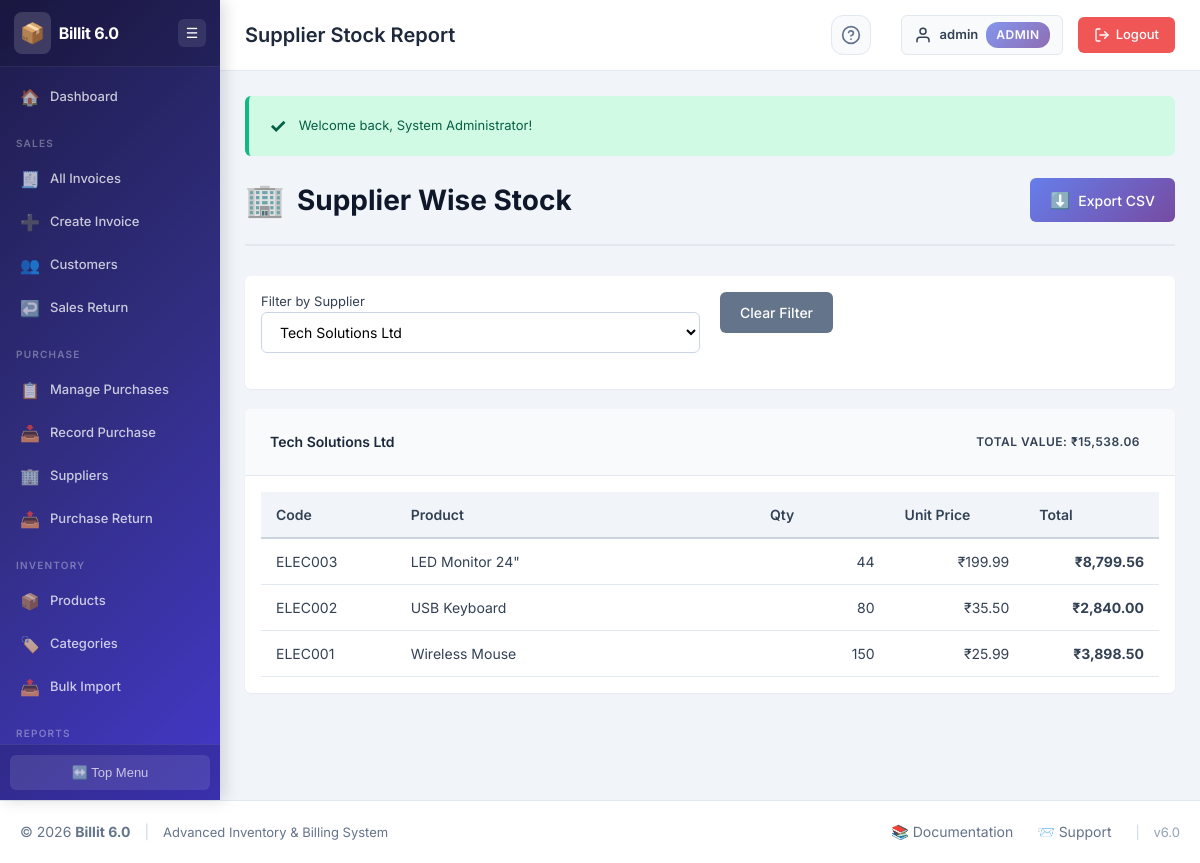
Page /reports/supplier_stock.php?supplier_id=1 (signed in) on the earlier database version.
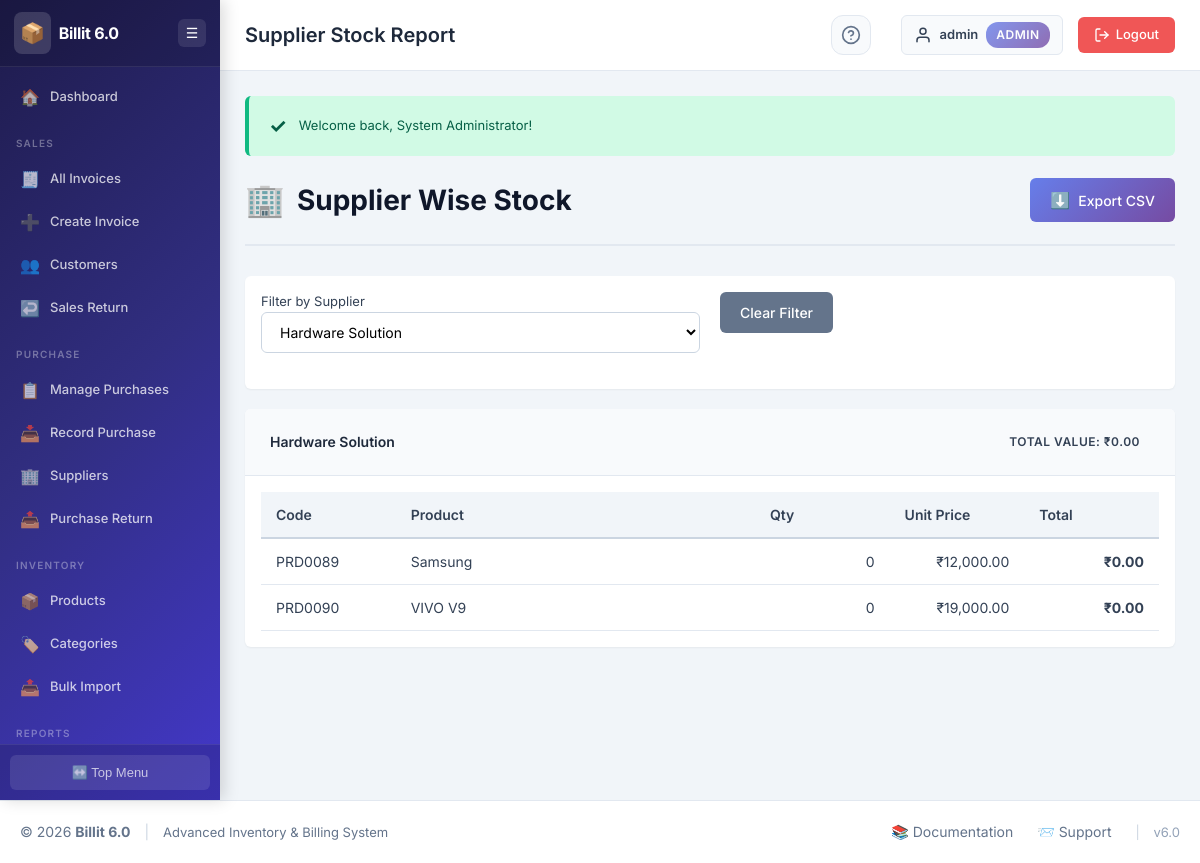
Same page on the later database version.
### tables this page shows
CREATE TABLE `products` (
  `product_id` int(11) NOT NULL,
  `product_code` varchar(50) NOT NULL,
  `product_name` varchar(200) NOT NULL,
  `hsn_code` varchar(20) DEFAULT NULL,
  `description` text DEFAULT NULL,
  `category_id` int(11) NOT NULL,
  `supplier_id` int(11) DEFAULT NULL,
  `unit_price` decimal(10,2) NOT NULL DEFAULT 0.00,
  `gst_rate` decimal(5,2) NOT NULL DEFAULT 18.00,
  `quantity_in_stock` int(11) NOT NULL DEFAULT 0,
  `reorder_level` int(11) NOT NULL DEFAULT 10,
  `unit_of_measure` varchar(20) DEFAULT 'pcs',
  `tracking_type` enum('none','batch','serial') NOT NULL DEFAULT 'none',
  `status` enum('active','inactive','discontinued') NOT NULL DEFAULT 'active',
  `created_at` timestamp NOT NULL DEFAULT current_timestamp(),
  `updated_at` timestamp NOT NULL DEFAULT current_timestamp() ON UPDATE current_timestamp()
);

### reports/supplier_stock.php (the view, shortened to what this page needs)
<?php
require_once '../config/config.php';
require_once '../includes/functions.php';
require_once '../includes/header.php';
$suppliers = db_fetch_all($connection, "SELECT supplier_id, supplier_name FROM suppliers ORDER BY supplier_name");
$supplier_id = isset($_GET['supplier_id']) ? $_GET['supplier_id'] : '';
$query = "SELECT p.*, s.supplier_name
          FROM products p
          LEFT JOIN suppliers s ON p.supplier_id = s.supplier_id
          WHERE p.status != 'discontinued'";
if (!empty($supplier_id)) {
    $query .= " AND p.supplier_id = '$supplier_id'";
}
$query .= " ORDER BY s.supplier_name, p.product_name";
$products = db_fetch_all($connection, $query);
$grouped = [];
foreach ($products as $p) {
    $sup = $p['supplier_name'] ?: 'Unassigned';
    $grouped[$sup][] = $p;
}
?>
<div class="page-header">
    <div>
        <h2 class="page-title">
            <span class="page-icon">🏢</span>
            Supplier Wise Stock
        </h2>
    </div>
    <div class="page-actions">
        <a href="?export=csv&supplier_id=<?php echo $supplier_id; ?>" class="btn btn-primary">
            <span class="btn-icon">⬇️</span> Export CSV
        </a>
    </div>
</div>
<div class="card mb-20">
    <div class="card-body">
        <form method="GET" class="form-row align-items-end">
            <div class="form-group col-md-6">
                <label>Filter by Supplier</label>
                <select name="supplier_id" class="form-control" onchange="this.form.submit()">
                    <?php foreach ($suppliers as $s): ?>
                        <option value="<?php echo $s['supplier_id']; ?>" <?php echo $supplier_id == $s['supplier_id'] ? 'selected' : ''; ?>>
                            <?php echo escape_html($s['supplier_name']); ?>
                        </option>
                    <?php endforeach; ?>
                </select>
            </div>
            <div class="form-group col-md-6">
                 <?php if(!empty($supplier_id)): ?>
                    <a href="supplier_stock.php" class="btn btn-secondary">Clear Filter</a>
                 <?php endif; ?>
            </div>
        </form>
    </div>
</div>
<?php foreach ($grouped as $supplier => $items):
    $total_val = 0;
    foreach ($items as $i) $total_val += ($i['quantity_in_stock'] * $i['unit_price']);
?>
<div class="card mb-20 pt-0">
    <div class="card-header" style="background: var(--gray-50);">
        <div style="display: flex; justify-content: space-between; align-items: center; width: 100%;">
            <h3 class="card-title"><?php echo escape_html($supplier); ?></h3>
            <span class="badge badge-gray">Total Value: ₹<?php echo number_format($total_val, 2); ?></span>
        </div>
    </div>
    <div class="card-body p-0">
        <div class="table-responsive">
            <table class="data-table mb-0">
                <thead>
                    <tr>
                        <th width="15%">Code</th>
                        <th width="40%">Product</th>
                        <th width="15%" class="text-right">Qty</th>
                        <th width="15%" class="text-right">Unit Price</th>
                        <th width="15%" class="text-right">Total</th>
                    </tr>
                </thead>
                <tbody>
                    <?php foreach ($items as $p): ?>
                    <tr>
                        <td><?php echo escape_html($p['product_code']); ?></td>
                        <td><?php echo escape_html($p['product_name']); ?></td>
                        <td class="text-right"><?php echo $p['quantity_in_stock']; ?></td>
                        <td class="text-right">₹<?php echo number_format($p['unit_price'], 2); ?></td>
                        <td class="text-right"><strong>₹<?php echo number_format($p['quantity_in_stock'] * $p['unit_price'], 2); ?></strong></td>
                    </tr>
                    <?php endforeach; ?>
                </tbody>
            </table>
        </div>
    </div>
</div>
<?php endforeach; ?>
<?php require_once '../includes/footer.php'; ?>

Differences in the rows shown:
removed products: product_code "ELEC003", product_name "LED Monitor 24\"", quantity_in_stock "44", unit_price "199.99", $p['quantity_in_stock'] * $p['unit_price'] "8,799.56", shown under "Tech Solutions Ltd"
removed products: product_code "ELEC002", product_name "USB Keyboard", quantity_in_stock "80", unit_price "35.50", $p['quantity_in_stock'] * $p['unit_price'] "2,840.00", shown under "Tech Solutions Ltd"
no longer on this page (row edited): products: product_code "ELEC001", product_name "Wireless Mouse", quantity_in_stock "150", unit_price "25.99", $p['quantity_in_stock'] * $p['unit_price'] "3,898.50", shown under "Tech Solutions Ltd"
added products: product_code "PRD0089", product_name "Samsung", quantity_in_stock "0", unit_price "12,000.00", $p['quantity_in_stock'] * $p['unit_price'] "0.00", shown under "Hardware Solution"
added products: product_code "PRD0090", product_name "VIVO V9", quantity_in_stock "0", unit_price "19,000.00", $p['quantity_in_stock'] * $p['unit_price'] "0.00", shown under "Hardware Solution"
Other differences:
form field supplier_id: "Tech Solutions Ltd" → "Hardware Solution"
new list line: "Hardware Solution TOTAL VALUE: ₹ 0.00 Code Product Qty Unit Price Total"
list line gone: "Tech Solutions Ltd TOTAL VALUE: ₹ 15,538.06 Code Product Qty Unit Price Total"
